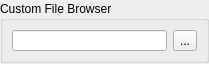
<?xml version="1.0" encoding="UTF-8"?>
<ui version="4.0">
 <class>Locations_Browser_Form</class>
 <widget class="QWidget" name="Locations_Browser_Form">
  <property name="geometry">
   <rect>
    <x>0</x>
    <y>0</y>
    <width>209</width>
    <height>64</height>
   </rect>
  </property>
  <property name="windowTitle">
   <string>Locations Browser</string>
  </property>
  <layout class="QGridLayout" name="Locations_Browser_Form_gridLayout">
   <property name="margin">
    <number>0</number>
   </property>
   <item row="0" column="0">
    <widget class="QGroupBox" name="Custom_File_Browser_Path_groupBox">
     <property name="maximumSize">
      <size>
       <width>16777215</width>
       <height>64</height>
      </size>
     </property>
     <property name="title">
      <string>Custom File Browser</string>
     </property>
     <layout class="QGridLayout" name="Custom_File_Browser_Path_gridLayout">
      <property name="sizeConstraint">
       <enum>QLayout::SetMaximumSize</enum>
      </property>
      <item row="0" column="0">
       <widget class="QLineEdit" name="Custom_File_Browser_Path_lineEdit">
        <property name="statusTip">
         <string>Custom File Browser Path Line Edit: Current file browser path.</string>
        </property>
       </widget>
      </item>
      <item row="0" column="1">
       <widget class="QToolButton" name="Custom_File_Browser_Path_toolButton">
        <property name="text">
         <string>...</string>
        </property>
        <property name="popupMode">
         <enum>QToolButton::DelayedPopup</enum>
        </property>
       </widget>
      </item>
     </layout>
    </widget>
   </item>
  </layout>
 </widget>
 <resources/>
 <connections/>
</ui>
